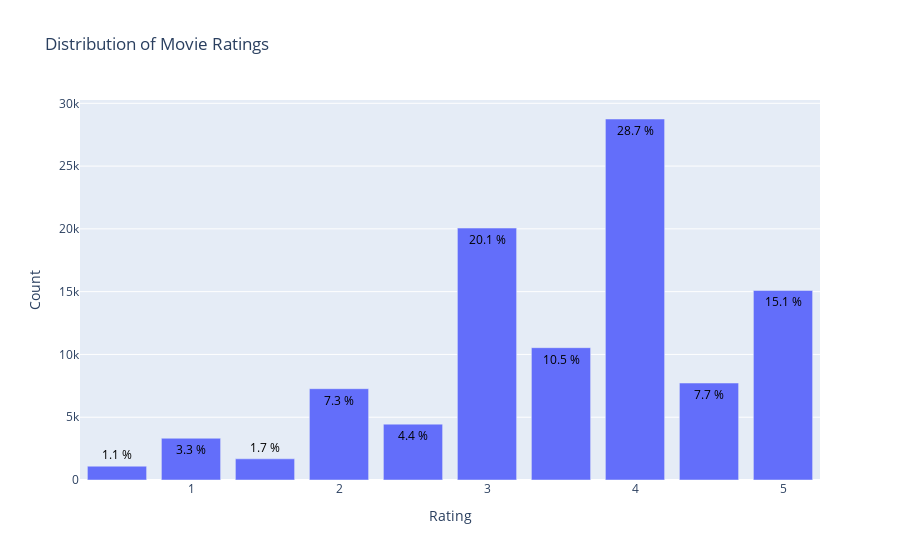

The cell this chart's notebook holds for it:
### Code cell
from plotly.offline import init_notebook_mode, plot, iplot
import plotly.graph_objs as go

#init_notebook_mode(connected=True)

data = ratings_small_df['rating'].value_counts().sort_index(ascending=False)
trace = go.Bar(x = data.index,
               text = ['{:.1f} %'.format(val) for val in (data.values / ratings_small_df.shape[0] * 100)],
               textposition = 'auto',
               textfont = dict(color = '#000000'),
               y = data.values,
               )
# Create layout
layout = dict(title = 'Distribution of Movie Ratings'.format(ratings_small_df.shape[0]),
              xaxis = dict(title = 'Rating'),
              yaxis = dict(title = 'Count'))
# Create plot
fig = go.Figure(data=[trace], layout=layout)
iplot(fig)

### Figure 1 — Plotly figure (JSON) as saved in the notebook; plotly's stock layout.template omitted (floating-point values rounded to 4 significant figures)
{"data": [{"text": ["15.1 %", "7.7 %", "28.7 %", "10.5 %", "20.1 %", "4.4 %", "7.3 %", "1.7 %", "3.3 %", "1.1 %"], "textfont": {"color": "#000000"}, "textposition": "auto", "type": "bar", "x": [5, 4.5, 4, 3.5, 3, 2.5, 2, 1.5, 1, 0.5], "y": [15095, 7723, 28750, 10538, 20064, 4449, 7271, 1687, 3326, 1101]}], "layout": {"title": {"text": "Distribution of Movie Ratings"}, "xaxis": {"title": {"text": "Rating"}}, "yaxis": {"title": {"text": "Count"}}}}
